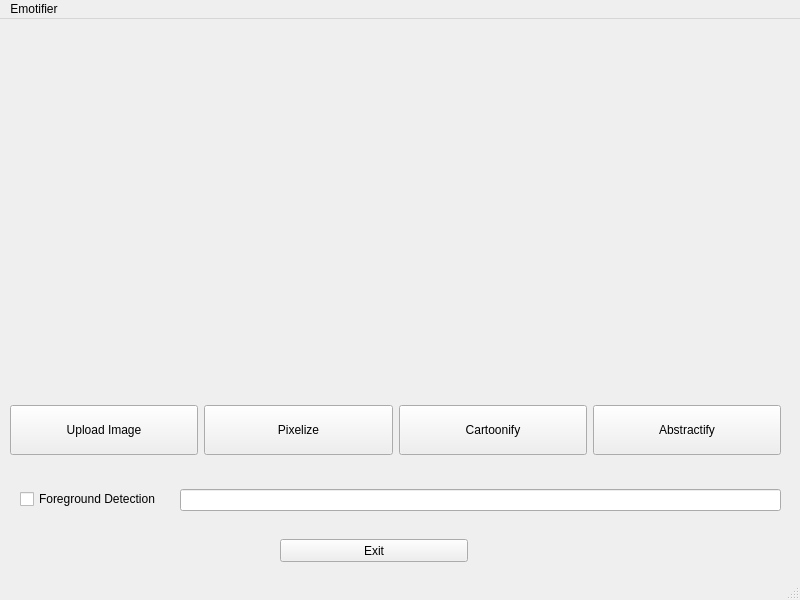
<?xml version="1.0" encoding="UTF-8"?>
<ui version="4.0">
 <class>MainWindow</class>
 <widget class="QMainWindow" name="MainWindow">
  <property name="geometry">
   <rect>
    <x>0</x>
    <y>0</y>
    <width>800</width>
    <height>600</height>
   </rect>
  </property>
  <property name="windowTitle">
   <string>Emotifier</string>
  </property>
  <widget class="QWidget" name="centralwidget">
   <widget class="QWidget" name="horizontalLayoutWidget">
    <property name="geometry">
     <rect>
      <x>10</x>
      <y>360</y>
      <width>771</width>
      <height>102</height>
     </rect>
    </property>
    <layout class="QHBoxLayout" name="horizontalLayout">
     <item>
      <widget class="QPushButton" name="uploadButton">
       <property name="sizePolicy">
        <sizepolicy hsizetype="Minimum" vsizetype="Fixed">
         <horstretch>0</horstretch>
         <verstretch>0</verstretch>
        </sizepolicy>
       </property>
       <property name="minimumSize">
        <size>
         <width>0</width>
         <height>50</height>
        </size>
       </property>
       <property name="sizeIncrement">
        <size>
         <width>0</width>
         <height>10</height>
        </size>
       </property>
       <property name="text">
        <string>Upload Image</string>
       </property>
      </widget>
     </item>
     <item>
      <widget class="QPushButton" name="pixilizeButton">
       <property name="sizePolicy">
        <sizepolicy hsizetype="Minimum" vsizetype="Fixed">
         <horstretch>0</horstretch>
         <verstretch>0</verstretch>
        </sizepolicy>
       </property>
       <property name="minimumSize">
        <size>
         <width>0</width>
         <height>50</height>
        </size>
       </property>
       <property name="sizeIncrement">
        <size>
         <width>0</width>
         <height>10</height>
        </size>
       </property>
       <property name="text">
        <string>Pixelize</string>
       </property>
      </widget>
     </item>
     <item>
      <widget class="QPushButton" name="cartoonButton">
       <property name="sizePolicy">
        <sizepolicy hsizetype="Minimum" vsizetype="Fixed">
         <horstretch>0</horstretch>
         <verstretch>0</verstretch>
        </sizepolicy>
       </property>
       <property name="minimumSize">
        <size>
         <width>0</width>
         <height>50</height>
        </size>
       </property>
       <property name="sizeIncrement">
        <size>
         <width>0</width>
         <height>0</height>
        </size>
       </property>
       <property name="baseSize">
        <size>
         <width>0</width>
         <height>0</height>
        </size>
       </property>
       <property name="text">
        <string>Cartoonify</string>
       </property>
      </widget>
     </item>
     <item>
      <widget class="QPushButton" name="abstractButton">
       <property name="sizePolicy">
        <sizepolicy hsizetype="Minimum" vsizetype="Fixed">
         <horstretch>0</horstretch>
         <verstretch>0</verstretch>
        </sizepolicy>
       </property>
       <property name="minimumSize">
        <size>
         <width>0</width>
         <height>50</height>
        </size>
       </property>
       <property name="sizeIncrement">
        <size>
         <width>0</width>
         <height>0</height>
        </size>
       </property>
       <property name="baseSize">
        <size>
         <width>0</width>
         <height>0</height>
        </size>
       </property>
       <property name="text">
        <string>Abstractify</string>
       </property>
      </widget>
     </item>
    </layout>
   </widget>
   <widget class="QPushButton" name="ExitButton">
    <property name="geometry">
     <rect>
      <x>280</x>
      <y>520</y>
      <width>188</width>
      <height>23</height>
     </rect>
    </property>
    <property name="text">
     <string>Exit</string>
    </property>
   </widget>
   <widget class="QCheckBox" name="foregroundCheck">
    <property name="geometry">
     <rect>
      <x>20</x>
      <y>470</y>
      <width>171</width>
      <height>20</height>
     </rect>
    </property>
    <property name="text">
     <string>Foreground Detection</string>
    </property>
   </widget>
   <widget class="QLabel" name="displayBox">
    <property name="geometry">
     <rect>
      <x>10</x>
      <y>10</y>
      <width>761</width>
      <height>331</height>
     </rect>
    </property>
    <property name="mouseTracking">
     <bool>true</bool>
    </property>
    <property name="text">
     <string/>
    </property>
   </widget>
   <widget class="QLineEdit" name="coordinateEntryBox">
    <property name="geometry">
     <rect>
      <x>180</x>
      <y>470</y>
      <width>601</width>
      <height>22</height>
     </rect>
    </property>
   </widget>
  </widget>
  <widget class="QMenuBar" name="menubar">
   <property name="geometry">
    <rect>
     <x>0</x>
     <y>0</y>
     <width>800</width>
     <height>26</height>
    </rect>
   </property>
   <widget class="QMenu" name="menuEmotifier">
    <property name="title">
     <string>Emotifier</string>
    </property>
   </widget>
   <addaction name="menuEmotifier"/>
  </widget>
  <widget class="QStatusBar" name="statusbar"/>
 </widget>
 <resources/>
 <connections/>
</ui>
